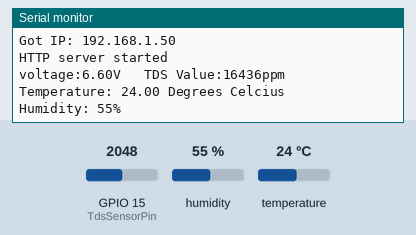
A sketch run on a simulated ESP32. Parts: the last lines printed to the serial monitor. The inputs (shaded band) are chosen by the test bench; at power-on: humidity 55 %, GPIO 15 (TdsSensorPin) = 2048, temperature 24 °C. WiFi joins after 1.5 s; servers stay silent unless stated.

Above: at 3.2 s.
3.3 s: humidity set to 22 %
4.8 s: GPIO 15 (TdsSensorPin) set to 2866
At 6.2 s:
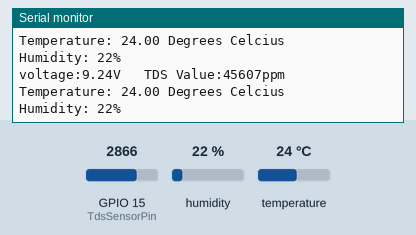
6.3 s: temperature set to 12 °C
At 7.7 s:
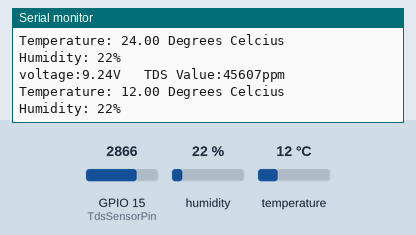
7.8 s: GPIO 15 (TdsSensorPin) set to 3603
9.3 s: humidity set to 40 %
At 9.3 s:
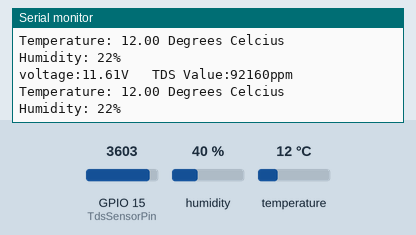
Timing chart, 0 to 11.8 s (numbered marks = the images above; inputs shaded):
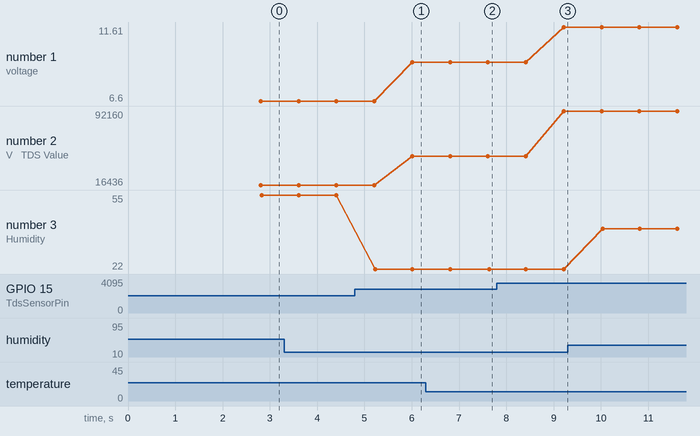

The sketch:

TempHumTDS_V1.ino
```cpp
/***************************************************

 ****************************************************/
#include <WiFi.h>
#include <WebServer.h>
#include "DHT.h"

#define DHTTYPE DHT11   // DHT 11

#define TdsSensorPin 15
#define VREF 3.3      // analog reference voltage(Volt) of the ADC
#define SCOUNT  30           // sum of sample point
int analogBuffer[SCOUNT];    // store the analog value in the array, read from ADC
int analogBufferTemp[SCOUNT];
int analogBufferIndex = 0,copyIndex = 0;
float averageVoltage = 0,tdsValue = 0,temperature = 25;

const char* ssid = "Bowman";  // Enter SSID here
const char* password = "Michael1";  //Enter Password here

WebServer server(80);

// DHT Sensor
uint8_t DHTPin = 4;

// Initialize DHT sensor.
DHT dht(DHTPin, DHTTYPE);

float Temperature;
float Humidity;

void setup()
{
    Serial.begin(115200);
    pinMode(TdsSensorPin,INPUT);
    pinMode(DHTPin, INPUT);

dht.begin();

  Serial.println("Connecting to ");
  Serial.println(ssid);

  //connect to your local wi-fi network
  WiFi.begin(ssid, password);

  //check wi-fi is connected to wi-fi network
  while (WiFi.status() != WL_CONNECTED) {
  delay(1000);
  Serial.print(".");
}

Serial.println("");
  Serial.println("WiFi connected..!");
  Serial.print("Got IP: ");  Serial.println(WiFi.localIP());


  server.on("/", handle_OnConnect);
  server.onNotFound(handle_NotFound);

  server.begin();
  Serial.println("HTTP server started");
}

void loop()
{
  server.handleClient();
   static unsigned long analogSampleTimepoint = millis();
   if(millis()-analogSampleTimepoint > 40U)     //every 40 milliseconds,read the analog value from the ADC
   {
     analogSampleTimepoint = millis();
     analogBuffer[analogBufferIndex] = analogRead(TdsSensorPin);    //read the analog value and store into the buffer
     analogBufferIndex++;
     if(analogBufferIndex == SCOUNT)
         analogBufferIndex = 0;
   }
   static unsigned long printTimepoint = millis();
   if(millis()-printTimepoint > 800U)
   {
      printTimepoint = millis();
      for(copyIndex=0;copyIndex<SCOUNT;copyIndex++)
        analogBufferTemp[copyIndex]= analogBuffer[copyIndex];
      averageVoltage = getMedianNum(analogBufferTemp,SCOUNT) * (float)VREF / 1024.0; // read the analog value more stable by the median filtering algorithm, and convert to voltage value
      float compensationCoefficient=1.0+0.02*(temperature-25.0);    //temperature compensation formula: fFinalResult(25^C) = fFinalResult(current)/(1.0+0.02*(fTP-25.0));
      float compensationVoltage=averageVoltage/compensationCoefficient;  //temperature compensation
      tdsValue=(133.42*compensationVoltage*compensationVoltage*compensationVoltage - 255.86*compensationVoltage*compensationVoltage + 857.39*compensationVoltage)*0.5; //convert voltage value to tds value
      Serial.print("voltage:");
      Serial.print(averageVoltage,2);
      Serial.print("V   ");
      Serial.print("TDS Value:");
      Serial.print(tdsValue,0);
      Serial.println("ppm");
      float Temp = dht.readTemperature();
      float Hum = dht.readHumidity();
      Serial.println(String("Temperature: ") +  String(Temp,2) + String(" Degrees Celcius"));
      Serial.println(String("Humidity: ") +  String(Hum,0) + String("%"));
   }
}

void handle_OnConnect() {

 Temperature = dht.readTemperature(); // Gets the values of the temperature
  Humidity = dht.readHumidity(); // Gets the values of the humidity


  server.send(200, "text/html", SendHTML(Temperature,Humidity));
}

void handle_NotFound(){
  server.send(404, "text/plain", "Not found");
}

int getMedianNum(int bArray[], int iFilterLen)
{
      int bTab[iFilterLen];
      for (byte i = 0; i<iFilterLen; i++)
    bTab[i] = bArray[i];
      int i, j, bTemp;
      for (j = 0; j < iFilterLen - 1; j++)
      {
    for (i = 0; i < iFilterLen - j - 1; i++)
          {
      if (bTab[i] > bTab[i + 1])
            {
    bTemp = bTab[i];
          bTab[i] = bTab[i + 1];
    bTab[i + 1] = bTemp;
       }
    }
      }
      if ((iFilterLen & 1) > 0)
  bTemp = bTab[(iFilterLen - 1) / 2];
      else
  bTemp = (bTab[iFilterLen / 2] + bTab[iFilterLen / 2 - 1]) / 2;
      return bTemp;
}


String SendHTML(float Temperaturestat,float Humiditystat){
  String ptr = "<!DOCTYPE html> <html>\n";
  ptr +="<head><meta name=\"viewport\" content=\"width=device-width, initial-scale=1.0, user-scalable=no\">\n";
  ptr +="<title>ESP32 Weather Report</title>\n";
  ptr +="<style>html { font-family: Helvetica; display: inline-block; margin: 0px auto; text-align: center;}\n";
  ptr +="body{margin-top: 50px;} h1 {color: #444444;margin: 50px auto 30px;}\n";
  ptr +="p {font-size: 24px;color: #444444;margin-bottom: 10px;}\n";
  ptr +="</style>\n";
  ptr +="</head>\n";
  ptr +="<body>\n";
  ptr +="<div id=\"webpage\">\n";
  ptr +="<h1>Hydroponic Sensor Report</h1>\n";

  ptr +="<p>Temperature: ";
  ptr +=(int)Temperaturestat;
  ptr +="°C</p>";
  ptr +="<p>Humidity: ";
  ptr +=(int)Humiditystat;
  ptr +="%</p>";

  ptr +="</div>\n";
  ptr +="</body>\n";
  ptr +="</html>\n";
  return ptr;
}
```

Measured:
- after the input at 4.8 s, the serial monitor: prints a new line after 1.2 s (image 1)
- after the input at 6.3 s, the serial monitor: prints a new line after 1.3 s (image 2)
- plotted number 1: 6.6 → 9.24 after the input at 4.8 s, 9.24 → 11.61 after the input at 7.8 s
- plotted number 2: 16436 → 45607 after the input at 4.8 s, 45607 → 92160 after the input at 7.8 s
- plotted number 3: 22 → 40 after the input at 9.3 s
